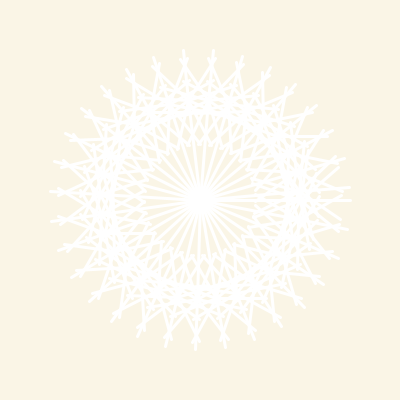
Frame 1 (no input)
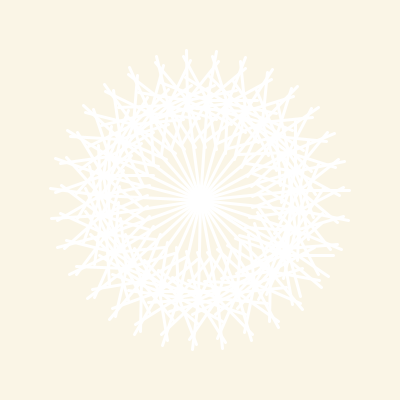
Frame 60 (the mouse pressed at the canvas centre just before this capture)
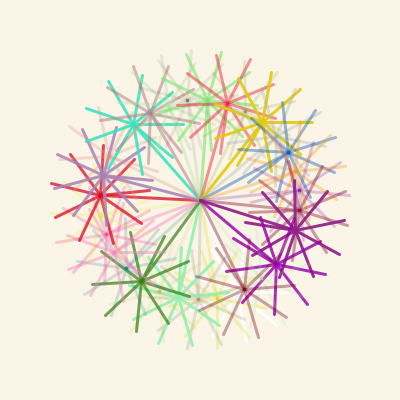
Frame 120 (the mouse held since frame 60 and released just before this capture)

The Processing sketch that drew these frames (run headless with seeded random() and noise(); from frame 60 on, the mouse is pressed at the canvas centre):

// Processing sketch: processing_113636
// ── processing_113636.pde

float x =0;
 
void setup()
{
  size(400,400);
  smooth();
}

void draw()
{
  background(250, 245, 230);
  stroke(255);
  strokeWeight(3);
   
  translate(width/2,height/2);
   
  for(float i=0; i<TWO_PI; i+=0.2) 
  {
    pushMatrix();
    rotate(x+i);
    line(0,0,100,0);
 
    for (float j=0; j<TWO_PI; j+=0.7) 
    {
      pushMatrix();
      translate(100,0);
      rotate(-x-j);
      line(0,0,50,0);
    
      popMatrix();
    }
       if(mousePressed == true)
        { 
          float c1 = random(255);
          float c2 = random(243);
          float c3 = random(196);
          float c4 = random(255);
          stroke(c1, c2, c3, c4);
        }
 
    popMatrix();
  }
 endShape();
 
  //movement and rotation
  x+=0.01;
}
